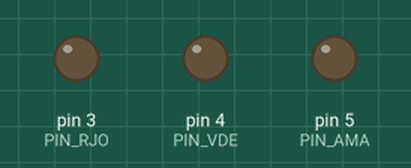
Bench run of a sketch on a simulated Arduino Uno, built with avr-gcc and run on an emulated ATmega328P. Shown: output pins drawn as LEDs (lit = HIGH).

Above: at 2.5 s.
At 7.5 s:
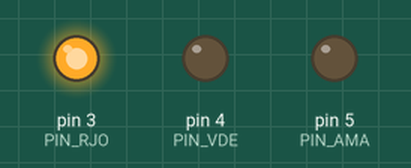
At 11.5 s:
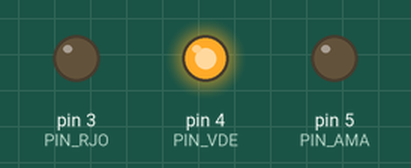
Timing chart, 0 to 16.9 s (numbered marks = the images above):
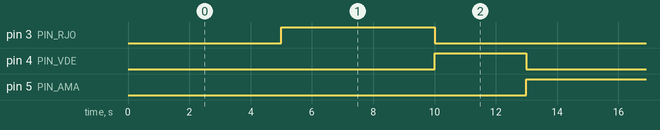

Measured:
- by itself, pin 3 (PIN_RJO), pin 5 (PIN_AMA): alternates HIGH for 5.0 s and LOW for 8.0 s
- by itself, pin 4 (PIN_VDE): alternates HIGH for 3.0 s and LOW for 10.0 s
- by itself, everything shown: repeats every 13.0 s, in 3 steps

The sketch:

semaforo_temporizador_funcion.ino
```cpp
/*
  Reescritura ejercicio semáforo, manteniendo el uso de una función para el manejo de las luces,
  pero agregando temporizadores para atender varias tareas al mismo tiempo (por ejemplo, ciclar luces
  y estar atentos a la pulsación de un botón).
*/

// Incluimos la librería elapsedMillis, para manejar los temporizadores con una sintaxis más limpia
#include <elapsedMillis.h>

// Definimos las constantes para indicar los pines a utilizar y los tiempos de encendido de cada luz
const byte PIN_RJO = 3;
const byte PIN_VDE = 4;
const byte PIN_AMA = 5;
const int INTERVALO_RJO = 5000;
const int INTERVALO_VDE = 5000;
const int INTERVALO_AMA = 3000;

// Agregamos un par de variables que nos servirán en el loop() para llevar
// un control de qué luz encender, y poder cambiar dinámicamente el tiempo que aguarda el temporizador
byte etapa = 1;
int intervalo = INTERVALO_RJO;

// Creamos un objeto de tipo elapsedMillis para manejar el temporizador
elapsedMillis timer1;

// Esta función simplemente apaga todas las luces y enciende por último la que indiquemos en el argumento "luz"
void gestionarLuz(byte luz) {
  digitalWrite(PIN_RJO, LOW);
  digitalWrite(PIN_VDE, LOW);
  digitalWrite(PIN_AMA, LOW);
  digitalWrite(luz, HIGH);
}

void setup() {
  // En este caso solo inicializamos los pines de las luces como salida
  // no estamos habilitando la consola serial ya que los mismos leds nos
  // indican visualmente si el código se está ejecutando de forma correcta.
  pinMode(PIN_RJO, OUTPUT);
  pinMode(PIN_VDE, OUTPUT);
  pinMode(PIN_AMA, OUTPUT);
}

void loop() {
  // Continuamente chequeamos si ha transcurrido un intervalo para cambio de luces
  // y dentro del propio if(), ajustamos la variable "intervalo" según se necesite.
  if (timer1 >= intervalo) {
    // "etapa" comienza en 1, nos permite llevar un control de si estamos en la
    // etapa del rojo, el verde o el amarillo.
    switch (etapa) {
      case 1:
        // Si etapa está en 1, significa que debemos encender el rojo, por ende
        // hacemos un llamado a la función "gestionarLuz()", pasándolo como argumento PIN_RJO
        gestionarLuz(PIN_RJO);
        // y luego cambiamos intervalo y etapa, para que la próxima vez que el if() genere una
        // condición verdadera, el switch() ejecute el case siguiente.
        intervalo = INTERVALO_VDE;
        etapa = 2;
        break;

      case 2:
        // idem anterior y actualizamos "etapa" e "intervalo" para el amarillo.
        gestionarLuz(PIN_VDE);
        intervalo = INTERVALO_AMA;
        etapa = 3;
        break;

      case 3:
        // idem anterior y actualizamos para retornar a la etapa 1 (rojo).
        gestionarLuz(PIN_AMA);
        intervalo = INTERVALO_RJO;
        etapa = 1;
    }
    // MUY IMPORTANTE, independientemente de cuál case se ejecute en cada momento, siempre
    // que el if() genera una condición verdadera, corremos el código y volvemos el timer
    // a cero para dejarlo listo para la próxima iteracción.
    timer1 = 0;
  }
}
```
